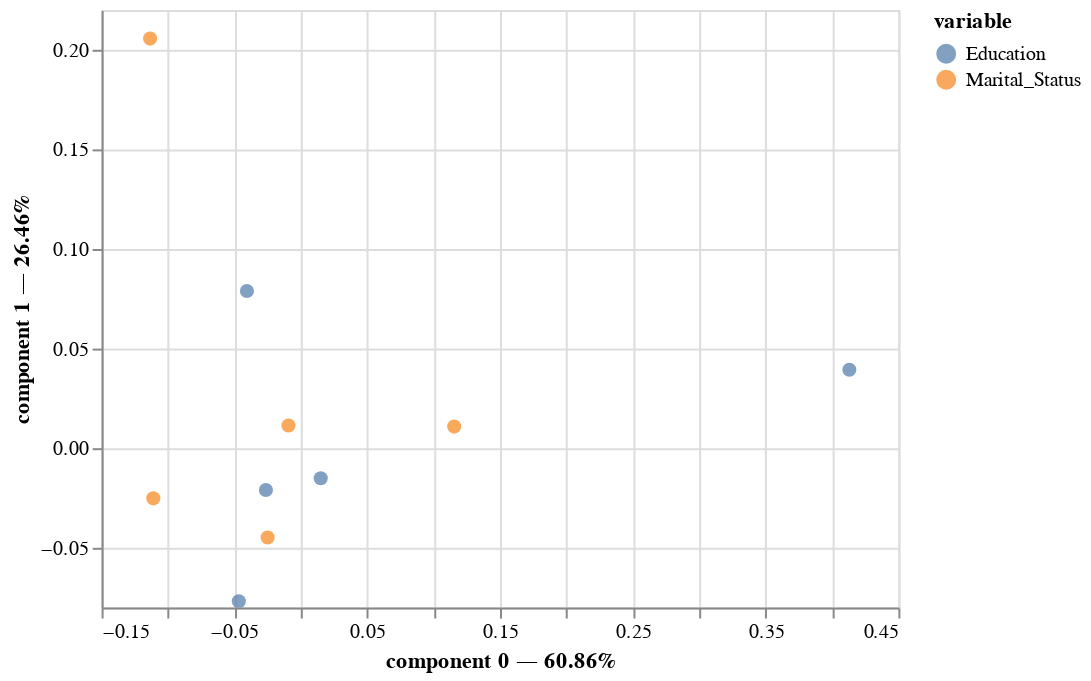

Source (notebook cell):
### Code cell
ca.plot(table_contingence)

### Figure 1 — Vega-Lite specification as saved in the notebook (floating-point values rounded to 4 significant figures)
{"config": {"view": {"continuousWidth": 400, "continuousHeight": 300}}, "data": {"name": "data-90a0927f77d1b9ccfe123882be097a82"}, "mark": {"type": "circle", "size": 50}, "encoding": {"color": {"field": "variable", "type": "nominal"}, "tooltip": [{"field": "variable", "type": "nominal"}, {"field": "value", "type": "nominal"}, {"field": "component 0", "type": "quantitative"}, {"field": "component 1", "type": "quantitative"}], "x": {"axis": {"title": "component 0 — 60.86%"}, "field": "component 0", "scale": {"zero": false}, "type": "quantitative"}, "y": {"axis": {"title": "component 1 — 26.46%"}, "field": "component 1", "scale": {"zero": false}, "type": "quantitative"}}, "selection": {"selector002": {"type": "interval", "bind": "scales", "encodings": ["x", "y"]}}, "$schema": "https://vega.github.io/schema/vega-lite/v4.17.0.json", "datasets": {"data-90a0927f77d1b9ccfe123882be097a82": [{"component 0": -0.1111, "component 1": -0.02517, "variable": "Marital_Status", "value": "Divorced"}, {"component 0": -0.009298, "component 1": 0.01143, "variable": "Marital_Status", "value": "Married"}, {"component 0": 0.1155, "component 1": 0.01085, "variable": "Marital_Status", "value": "Single"}, {"component 0": -0.02496, "component 1": -0.0448, "variable": "Marital_Status", "value": "Together"}, {"component 0": -0.1135, "component 1": 0.2056, "variable": "Marital_Status", "value": "Widow"}, {"component 0": -0.04666, "component 1": -0.07687, "variable": "Education", "value": "2n Cycle"}, {"component 0": 0.4131, "component 1": 0.03934, "variable": "Education", "value": "Basic"}, {"component 0": 0.015, "component 1": -0.01509, "variable": "Education", "value": "Graduation"}, {"component 0": -0.02625, "component 1": -0.02101, "variable": "Education", "value": "Master"}, {"component 0": -0.04056, "component 1": 0.07895, "variable": "Education", "value": "PhD"}]}}
